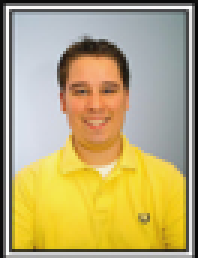
%> input picture TestImages/one_chris.png, 66 x 86 px (shown 3 times larger)
$ octave Debug.m   (GNU Octave 9; MATLAB toolbox functions it lacks are replaced by stand-ins)
%> lines starting %> are read from the running program, lines starting %| are printed output that depends on the picture
### TaskIV/ScanImageOverScale.m
function dets = ScanImageOverScale(Cparams, im, min_s, max_s, step_s)
%> called with im = '../TestImages/one_chris.png', min_s = 0.6, max_s = 1.3, step_s = 0.06

percent = .5;
% Image processing
I = imread(im);
%> I is the input picture: size 86x66x3 uint8; mean R, G, B 184.8, 169.4, 116.7
if size(I,3) == 3
    I = rgb2gray(I);
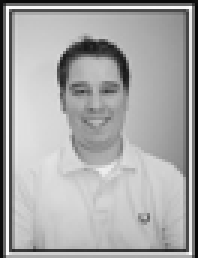
%> I: size 86x66 uint8 (shown 3 times larger); min 6, max 255, mean 168
end
I = double(I);
%> I: size 86x66 double


dets = [];

for s = min_s:step_s:max_s
    % Scale the image
    scaled_im = imresize(I, s);
    % Search for faces on the scaled image
    s_dets = ScanImageFixedSize(Cparams, scaled_im);
    % Prune the faces
    s_fdets = s_dets;
    % s_fdets = PruneDetections(s_dets);

    % Rescale the results.
    for k = 1:size(s_fdets, 1)
        s_fdets(k,1) = round(s_fdets(k,1) / (s));
        s_fdets(k,2) = round(s_fdets(k,2) / (s));
        s_fdets(k,3) = round(s_fdets(k,3) / (s));
        s_fdets(k,4) = round(s_fdets(k,4) / (s));
    end

    dets = [dets; s_fdets];

end

dets = PruneDetections(dets, percent);
end

### TaskIV/ScanImageFixedSize.m
function dets = ScanImageFixedSize(Cparams, im)

%Read the image
im = double(im);

% Integral Image.
ii_im = cumsum(cumsum(im,2));

L = 19;
mu = (1/L^2)*cumsum(cumsum(im,2));
% Square the ii
squared = cumsum(cumsum(im.*im,2));

[Y,X]=size(im);
dets = [];

for x = 1:X-L+1
    for y = 1:Y-L+1

        vector = VecBoxSumSparse(x,y,L,L,X,Y);
        % -------------------------------------
        % Normalize the box
        % -------------------------------------
        patch = ii_im(y:y+L-1,x:x+L-1);
        % Compute mean
        u = mu(:)'*vector;
        % Compute sigma
        o = sqrt((1/ (L^2-1))*(squared(:)'*vector - L^2*u^2));
        % *******************************-------------------------------------
        % sc = ApplyDetectorM(Cparams,patch,o,u);
% *******************************-------------------------------------
    sc = 0;
	for t = 1:length(Cparams.alphas)

        % Get w and h from the feature.
        w = Cparams.all_ftypes(Cparams.Thetas(t,1),4);
        h = Cparams.all_ftypes(Cparams.Thetas(t,1),5);

        % Get the type of feature.
        type = Cparams.all_ftypes(Cparams.Thetas(t,1),1);

        % Feature response
        % It changes for F type III
        switch type
            case 3
                feature = ( Cparams.fmat(:,Cparams.Thetas(t,1))  + u*w*h ) / o;
                f = patch(:)' * ( feature );
            otherwise
                f =  patch(:)' * ( Cparams.fmat(:,Cparams.Thetas(t,1)) / o) ;
         end
		% Parity
        p = Cparams.Thetas(t,3);
        % threshold
		theta = Cparams.Thetas(t,2);
        % score
		sc = sc + Cparams.alphas(t) * (p.*f < p*theta);
    end
% *******************************-------------------------------------
        % Is it a face?
        if (sc>Cparams.thresh)
          % Keep it as a face
          dets = [dets;[x,y,L,L]];
        end
    end
end
end

### TaskIV/Debug.m
%Debug%
addpath('../TaskIII');
addpath('../TaskII');
addpath('../TaskI');

% Program 20

Cparams = load('../TaskIII/Cparams.mat');

Cparams = Cparams.Cparams;
% Fdata = load('FaceData.mat');
% NFdata = load('NonFaceData.mat');
% FTdata = load('FeaturesToUse.mat');

% % ----------------------------------
% % One file test
% % ----------------------------------
% im_fname = '../TrainingImages/FACES/face00001.bmp';
% [im, ii_im] = LoadIm(im_fname);
% % Apply detector
% ApplyDetector(Cparams, ii_im)
% image = imread(im_fname);
% % Convert to grayscale if needed.
% if size(image,3) == 3
%     image = rgb2gray(image);
% end
% dets = ScanImageFixedSize(Cparams,image);
% DisplayDetections(im_fname, dets);
% colormap gray;
%
% % ----------------------------------
% % Program 22 Debug
% % ----------------------------------
%
% % More robust check!
%
% % Get the test images.
% Fdata = load('FaceData.mat');
% face_fnames = dir(Fdata.dirname);
% index = 3:length(face_fnames);
% face_test_index = setdiff(index,Fdata.fnums);
%
% % Store the values of scores.
% scores_faces = zeros(1,length(face_test_index));
% new_scores_faces = zeros(1,length(face_test_index));
%
% % To access the test images we do
% for i=1:length(face_test_index)
%     % Choose filename
%     im_fname = [Fdata.dirname, face_fnames(face_test_index(i)).name];
%     % ----------------
%     % Load data
%     % ----------------
%     im = imread(im_fname);
%     [dummy, ii_im] = LoadIm(im_fname);
%     % Apply detector
%     scores_faces(i) = ApplyDetector(Cparams, ii_im);
%     new_scores_faces(i) = ScanImageFixedSize(Cparams,im);
%
% end
% sum(abs(scores_faces-new_scores_faces))


% % ----------------------------------
% % Program 23 Debug
% % ----------------------------------
% % Test ScanImageFixedSize
% path = '../TestImages/one_chris.png';
%
% % Load the image
% I = imread(path);
% % Convert to grayscale if needed.
% if size(I,3) == 3
%     I = rgb2gray(I);
% end
%
% % Without pruning
% dets = ScanImageFixedSize(Cparams, I);
% DisplayDetections(path, dets);
% %
% %
% % Display the detected face with pruning
% fdets = PruneDetections(dets,0.5);
% DisplayDetections(path, fdets);
%
%
% % Profile
% profile on -history
% % Get Cparams
%

% ----------------------------------
% Program 24 Debug
% ----------------------------------
im = '../TestImages/one_chris.png';
min_s = 0.6;
max_s = 1.3;
step_s = .06;

%> (the run ends here)
